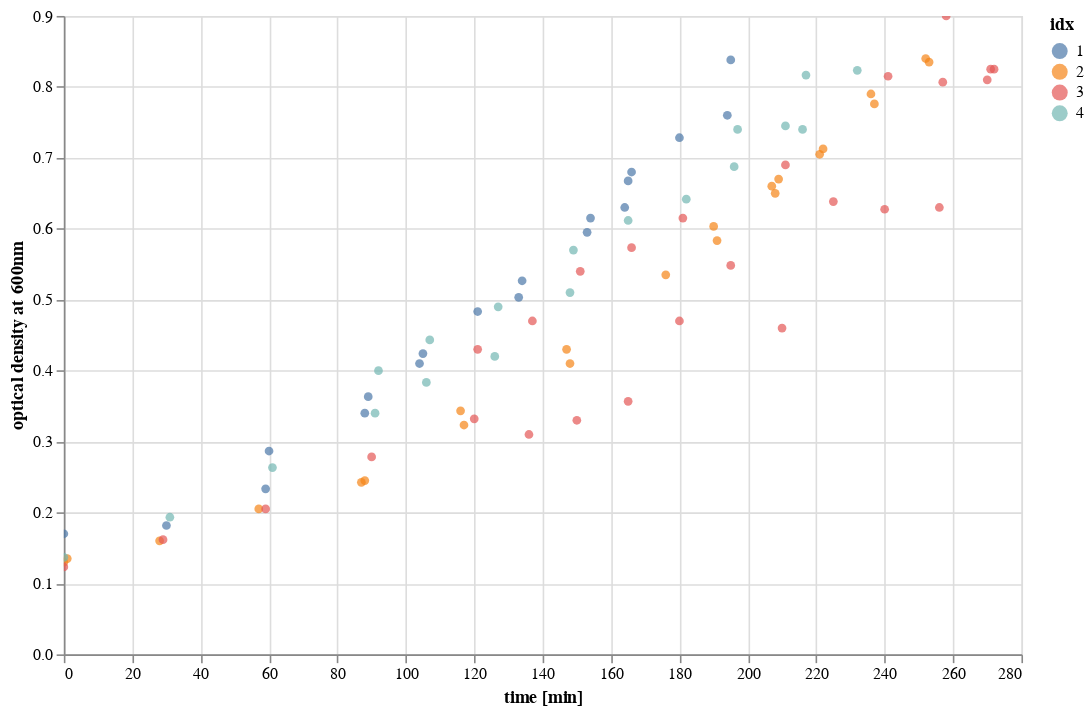

Notebook source saved alongside this figure:
### Code cell
# Define the file pattern for growth experiments of interest. 
growth_files = glob.glob('201809*/*.csv')

# Concatenate all into a single data frame. 
data = pd.concat([pd.read_csv(g) for g in growth_files], sort=False)
data = data[(data['OD_600'] > 0.1) & (data['run_number'] != 3) & (data['date'] != 20180908)].copy()


# Assign identifiers to each unique run. 
run_id = 1
for g, d in data.groupby(['date']):
    data.loc[(data['date']==g),  'idx'] = run_id
    run_id += 1
data = pd.DataFrame(data.groupby(['date', 'elapsed_time_min']).mean()).reset_index()
dfs = []
for g, d in data.groupby(['date']):
    d['elapsed_time_min'] = d['elapsed_time_min'].values - d.iloc[0]['elapsed_time_min']
    dfs.append(d)
data = pd.concat(dfs, sort=False)
data['idx'] = data['idx'].astype(int)




# Plot all of the data together. 
points = alt.Chart(data, width=600, height=400).mark_point(filled=True).encode(
        x=alt.X('elapsed_time_min:Q', axis={'title':'time [min]'}),
        y=alt.Y('OD_600:Q', axis={'title':'optical density at 600nm'}), 
        color='idx:N', )
points.interactive()

### Figure 1 — Vega-Lite specification as saved in the notebook (floating-point values rounded to 4 significant figures)
{"$schema": "https://vega.github.io/schema/vega-lite/v2.6.0.json", "config": {"view": {"height": 300, "width": 400}}, "data": {"name": "data-b10858539820e9dc9e783b8dd851f84d"}, "datasets": {"data-b10858539820e9dc9e783b8dd851f84d": [{"OD_600": 0.17, "date": 20180911, "elapsed_time_min": 0, "idx": 1, "run_number": 1.5, "temperature": 37}, {"OD_600": 0.1817, "date": 20180911, "elapsed_time_min": 30, "idx": 1, "run_number": 1.5, "temperature": 37}, {"OD_600": 0.2333, "date": 20180911, "elapsed_time_min": 59, "idx": 1, "run_number": 1, "temperature": 37}, {"OD_600": 0.2867, "date": 20180911, "elapsed_time_min": 60, "idx": 1, "run_number": 2, "temperature": 37}, {"OD_600": 0.34, "date": 20180911, "elapsed_time_min": 88, "idx": 1, "run_number": 1, "temperature": 37}, {"OD_600": 0.3633, "date": 20180911, "elapsed_time_min": 89, "idx": 1, "run_number": 2, "temperature": 37}, {"OD_600": 0.41, "date": 20180911, "elapsed_time_min": 104, "idx": 1, "run_number": 1, "temperature": 37}, {"OD_600": 0.424, "date": 20180911, "elapsed_time_min": 105, "idx": 1, "run_number": 1.6, "temperature": 37}, {"OD_600": 0.4833, "date": 20180911, "elapsed_time_min": 121, "idx": 1, "run_number": 1.5, "temperature": 37}, {"OD_600": 0.5033, "date": 20180911, "elapsed_time_min": 133, "idx": 1, "run_number": 1, "temperature": 37}, {"OD_600": 0.5267, "date": 20180911, "elapsed_time_min": 134, "idx": 1, "run_number": 2, "temperature": 37}, {"OD_600": 0.595, "date": 20180911, "elapsed_time_min": 153, "idx": 1, "run_number": 1.5, "temperature": 37}, {"OD_600": 0.615, "date": 20180911, "elapsed_time_min": 154, "idx": 1, "run_number": 1.5, "temperature": 37}, {"OD_600": 0.63, "date": 20180911, "elapsed_time_min": 164, "idx": 1, "run_number": 1, "temperature": 37}, {"OD_600": 0.6675, "date": 20180911, "elapsed_time_min": 165, "idx": 1, "run_number": 1.5, "temperature": 37}, {"OD_600": 0.68, "date": 20180911, "elapsed_time_min": 166, "idx": 1, "run_number": 2, "temperature": 37}, {"OD_600": 0.7283, "date": 20180911, "elapsed_time_min": 180, "idx": 1, "run_number": 1.5, "temperature": 37}, {"OD_600": 0.76, "date": 20180911, "elapsed_time_min": 194, "idx": 1, "run_number": 1, "temperature": 37}, {"OD_600": 0.838, "date": 20180911, "elapsed_time_min": 195, "idx": 1, "run_number": 1.6, "temperature": 37}, {"OD_600": 0.13, "date": 20180912, "elapsed_time_min": 0, "idx": 2, "run_number": 1, "temperature": 37}, {"OD_600": 0.135, "date": 20180912, "elapsed_time_min": 1, "idx": 2, "run_number": 2, "temperature": 37}, {"OD_600": 0.16, "date": 20180912, "elapsed_time_min": 28, "idx": 2, "run_number": 1.5, "temperature": 37}, {"OD_600": 0.205, "date": 20180912, "elapsed_time_min": 57, "idx": 2, "run_number": 1.5, "temperature": 37}, {"OD_600": 0.2425, "date": 20180912, "elapsed_time_min": 87, "idx": 2, "run_number": 1.25, "temperature": 37}, {"OD_600": 0.245, "date": 20180912, "elapsed_time_min": 88, "idx": 2, "run_number": 2, "temperature": 37}, {"OD_600": 0.3433, "date": 20180912, "elapsed_time_min": 116, "idx": 2, "run_number": 1, "temperature": 37}, {"OD_600": 0.3233, "date": 20180912, "elapsed_time_min": 117, "idx": 2, "run_number": 2, "temperature": 37}, {"OD_600": 0.43, "date": 20180912, "elapsed_time_min": 147, "idx": 2, "run_number": 1.25, "temperature": 37}, {"OD_600": 0.41, "date": 20180912, "elapsed_time_min": 148, "idx": 2, "run_number": 2, "temperature": 37}, {"OD_600": 0.535, "date": 20180912, "elapsed_time_min": 176, "idx": 2, "run_number": 1.5, "temperature": 37}, {"OD_600": 0.6033, "date": 20180912, "elapsed_time_min": 190, "idx": 2, "run_number": 1, "temperature": 37}, {"OD_600": 0.5833, "date": 20180912, "elapsed_time_min": 191, "idx": 2, "run_number": 2, "temperature": 37}, {"OD_600": 0.66, "date": 20180912, "elapsed_time_min": 207, "idx": 2, "run_number": 1, "temperature": 37}, {"OD_600": 0.65, "date": 20180912, "elapsed_time_min": 208, "idx": 2, "run_number": 1.5, "temperature": 37}, {"OD_600": 0.67, "date": 20180912, "elapsed_time_min": 209, "idx": 2, "run_number": 2, "temperature": 37}, {"OD_600": 0.705, "date": 20180912, "elapsed_time_min": 221, "idx": 2, "run_number": 1.5, "temperature": 37}, {"OD_600": 0.7125, "date": 20180912, "elapsed_time_min": 222, "idx": 2, "run_number": 1.5, "temperature": 37}, {"OD_600": 0.79, "date": 20180912, "elapsed_time_min": 236, "idx": 2, "run_number": 1, "temperature": 37}, {"OD_600": 0.776, "date": 20180912, "elapsed_time_min": 237, "idx": 2, "run_number": 1.6, "temperature": 37}, {"OD_600": 0.84, "date": 20180912, "elapsed_time_min": 252, "idx": 2, "run_number": 1.5, "temperature": 37}, {"OD_600": 0.835, "date": 20180912, "elapsed_time_min": 253, "idx": 2, "run_number": 1.5, "temperature": 37}, {"OD_600": 0.1233, "date": 20180913, "elapsed_time_min": 0, "idx": 3, "run_number": 2, "temperature": 37}, {"OD_600": 0.1617, "date": 20180913, "elapsed_time_min": 29, "idx": 3, "run_number": 1.5, "temperature": 37}, {"OD_600": 0.205, "date": 20180913, "elapsed_time_min": 59, "idx": 3, "run_number": 1.5, "temperature": 37}, {"OD_600": 0.2783, "date": 20180913, "elapsed_time_min": 90, "idx": 3, "run_number": 1.5, "temperature": 37}, {"OD_600": 0.332, "date": 20180913, "elapsed_time_min": 120, "idx": 3, "run_number": 1.4, "temperature": 37}, {"OD_600": 0.43, "date": 20180913, "elapsed_time_min": 121, "idx": 3, "run_number": 2, "temperature": 37}, {"OD_600": 0.31, "date": 20180913, "elapsed_time_min": 136, "idx": 3, "run_number": 1, "temperature": 37}, {"OD_600": 0.47, "date": 20180913, "elapsed_time_min": 137, "idx": 3, "run_number": 2, "temperature": 37}, {"OD_600": 0.33, "date": 20180913, "elapsed_time_min": 150, "idx": 3, "run_number": 1, "temperature": 37}, {"OD_600": 0.54, "date": 20180913, "elapsed_time_min": 151, "idx": 3, "run_number": 2, "temperature": 37}, {"OD_600": 0.3567, "date": 20180913, "elapsed_time_min": 165, "idx": 3, "run_number": 1, "temperature": 37}, {"OD_600": 0.5733, "date": 20180913, "elapsed_time_min": 166, "idx": 3, "run_number": 2, "temperature": 37}, {"OD_600": 0.47, "date": 20180913, "elapsed_time_min": 180, "idx": 3, "run_number": 1.25, "temperature": 37}, {"OD_600": 0.615, "date": 20180913, "elapsed_time_min": 181, "idx": 3, "run_number": 2, "temperature": 37}, {"OD_600": 0.5483, "date": 20180913, "elapsed_time_min": 195, "idx": 3, "run_number": 1.5, "temperature": 37}, {"OD_600": 0.46, "date": 20180913, "elapsed_time_min": 210, "idx": 3, "run_number": 1, "temperature": 37}, {"OD_600": 0.69, "date": 20180913, "elapsed_time_min": 211, "idx": 3, "run_number": 2, "temperature": 37}, {"OD_600": 0.6383, "date": 20180913, "elapsed_time_min": 225, "idx": 3, "run_number": 1.5, "temperature": 37}, {"OD_600": 0.6275, "date": 20180913, "elapsed_time_min": 240, "idx": 3, "run_number": 1.25, "temperature": 37}, {"OD_600": 0.815, "date": 20180913, "elapsed_time_min": 241, "idx": 3, "run_number": 2, "temperature": 37}, {"OD_600": 0.63, "date": 20180913, "elapsed_time_min": 256, "idx": 3, "run_number": 1, "temperature": 37}, {"OD_600": 0.8067, "date": 20180913, "elapsed_time_min": 257, "idx": 3, "run_number": 1.667, "temperature": 37}, {"OD_600": 0.9, "date": 20180913, "elapsed_time_min": 258, "idx": 3, "run_number": 2, "temperature": 37}, {"OD_600": 0.81, "date": 20180913, "elapsed_time_min": 270, "idx": 3, "run_number": 1.5, "temperature": 37}, {"OD_600": 0.825, "date": 20180913, "elapsed_time_min": 271, "idx": 3, "run_number": 1.5, "temperature": 37}, {"OD_600": 0.825, "date": 20180913, "elapsed_time_min": 272, "idx": 3, "run_number": 1.5, "temperature": 37}, {"OD_600": 0.1367, "date": 20180917, "elapsed_time_min": 0, "idx": 4, "run_number": 1.5, "temperature": 37}, {"OD_600": 0.1933, "date": 20180917, "elapsed_time_min": 31, "idx": 4, "run_number": 1.5, "temperature": 37}, {"OD_600": 0.2633, "date": 20180917, "elapsed_time_min": 61, "idx": 4, "run_number": 1.5, "temperature": 37}, {"OD_600": 0.34, "date": 20180917, "elapsed_time_min": 91, "idx": 4, "run_number": 1, "temperature": 37}, {"OD_600": 0.4, "date": 20180917, "elapsed_time_min": 92, "idx": 4, "run_number": 2, "temperature": 37}, {"OD_600": 0.3833, "date": 20180917, "elapsed_time_min": 106, "idx": 4, "run_number": 1, "temperature": 37}, {"OD_600": 0.4433, "date": 20180917, "elapsed_time_min": 107, "idx": 4, "run_number": 2, "temperature": 37}, {"OD_600": 0.42, "date": 20180917, "elapsed_time_min": 126, "idx": 4, "run_number": 1, "temperature": 37}, {"OD_600": 0.49, "date": 20180917, "elapsed_time_min": 127, "idx": 4, "run_number": 2, "temperature": 37}, {"OD_600": 0.51, "date": 20180917, "elapsed_time_min": 148, "idx": 4, "run_number": 1, "temperature": 37}, {"OD_600": 0.57, "date": 20180917, "elapsed_time_min": 149, "idx": 4, "run_number": 2, "temperature": 37}, {"OD_600": 0.6117, "date": 20180917, "elapsed_time_min": 165, "idx": 4, "run_number": 1.5, "temperature": 37}, {"OD_600": 0.6417, "date": 20180917, "elapsed_time_min": 182, "idx": 4, "run_number": 1.5, "temperature": 37}, {"OD_600": 0.6875, "date": 20180917, "elapsed_time_min": 196, "idx": 4, "run_number": 1.25, "temperature": 37}, {"OD_600": 0.74, "date": 20180917, "elapsed_time_min": 197, "idx": 4, "run_number": 2, "temperature": 37}, {"OD_600": 0.745, "date": 20180917, "elapsed_time_min": 211, "idx": 4, "run_number": 1.5, "temperature": 37}, {"OD_600": 0.74, "date": 20180917, "elapsed_time_min": 216, "idx": 4, "run_number": 1, "temperature": 37}, {"OD_600": 0.8167, "date": 20180917, "elapsed_time_min": 217, "idx": 4, "run_number": 2, "temperature": 37}, {"OD_600": 0.8233, "date": 20180917, "elapsed_time_min": 232, "idx": 4, "run_number": 1.5, "temperature": 37}]}, "encoding": {"color": {"field": "idx", "type": "nominal"}, "x": {"axis": {"title": "time [min]"}, "field": "elapsed_time_min", "type": "quantitative"}, "y": {"axis": {"title": "optical density at 600nm"}, "field": "OD_600", "type": "quantitative"}}, "height": 400, "mark": {"filled": true, "type": "point"}, "selection": {"selector008": {"bind": "scales", "encodings": ["x", "y"], "mark": {"fill": "#333", "fillOpacity": 0.125, "stroke": "white"}, "on": "[mousedown, window:mouseup] > window:mousemove!", "resolve": "global", "translate": "[mousedown, window:mouseup] > window:mousemove!", "type": "interval", "zoom": "wheel!"}}, "width": 600}
